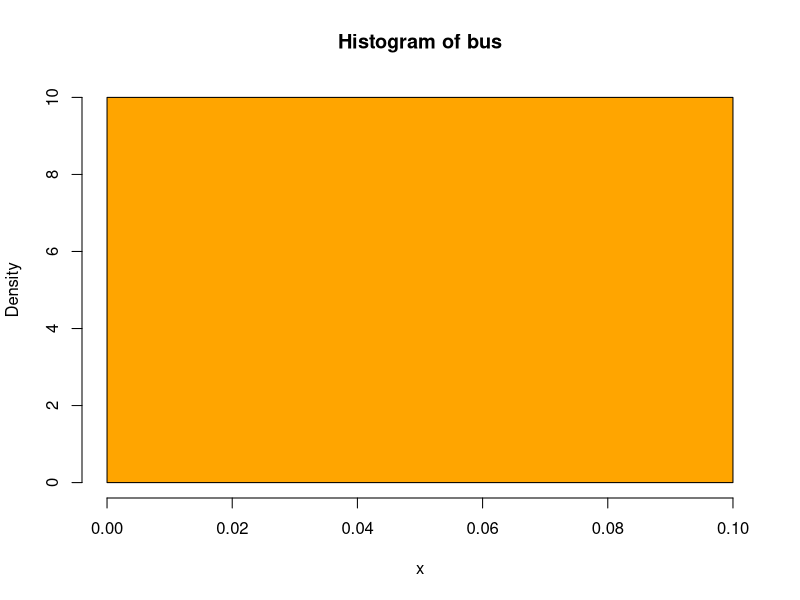
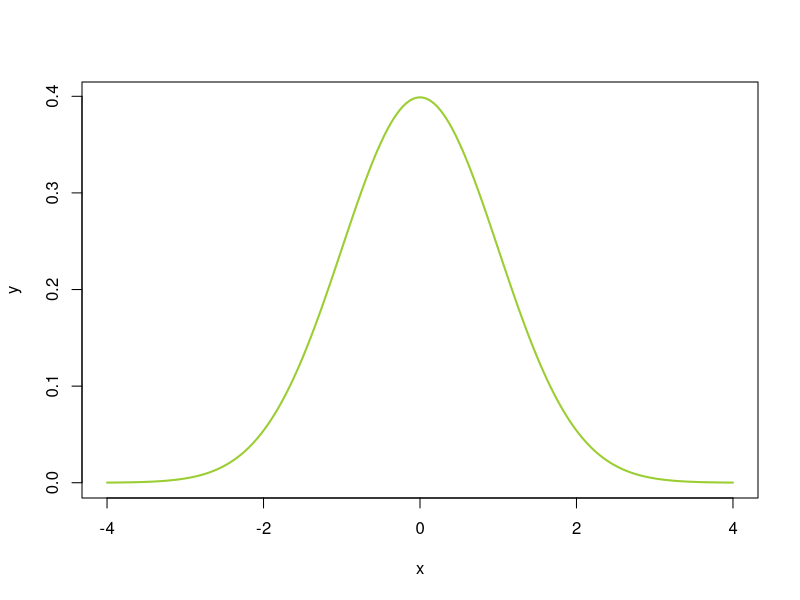
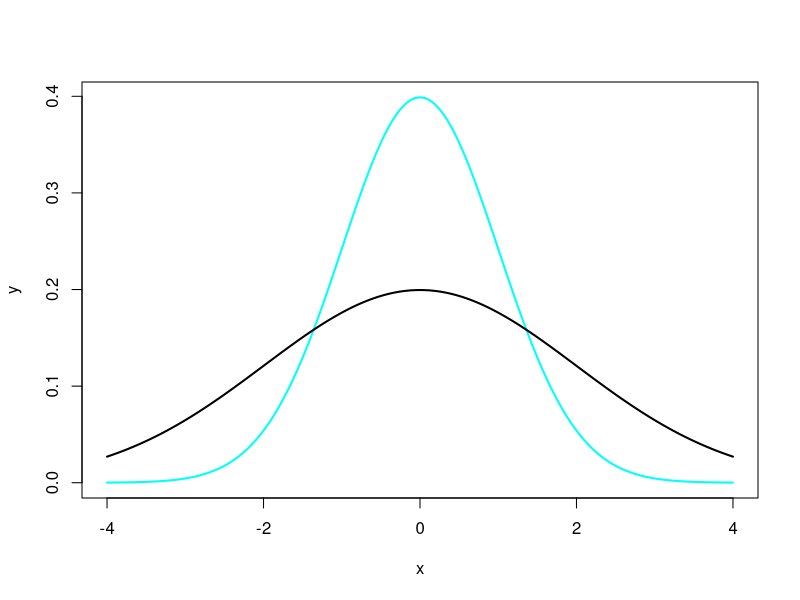
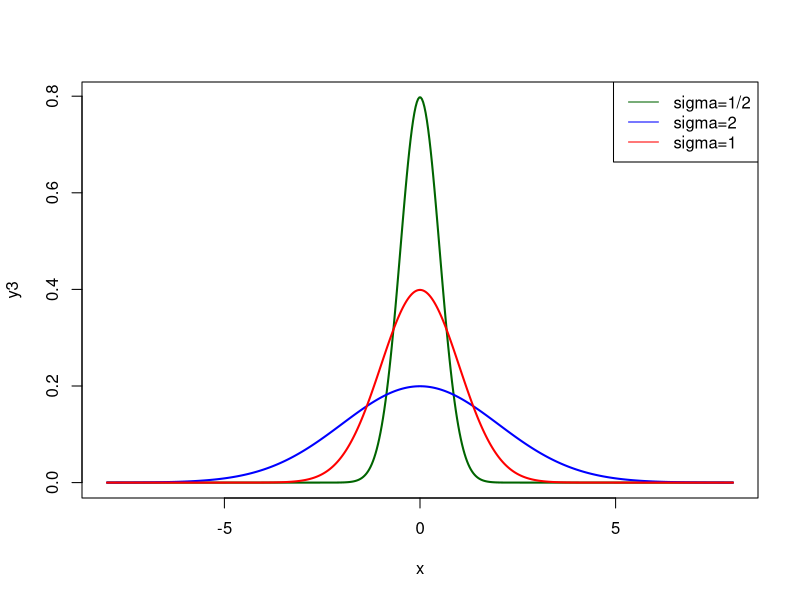
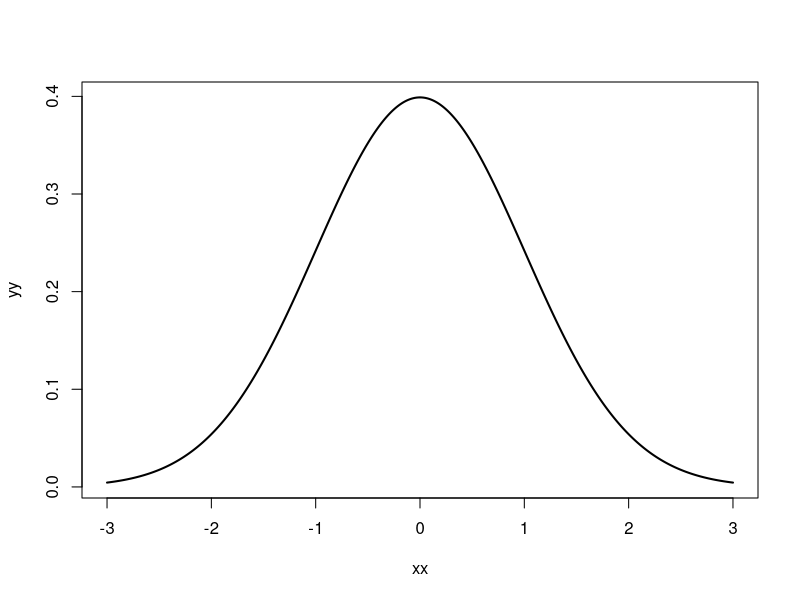
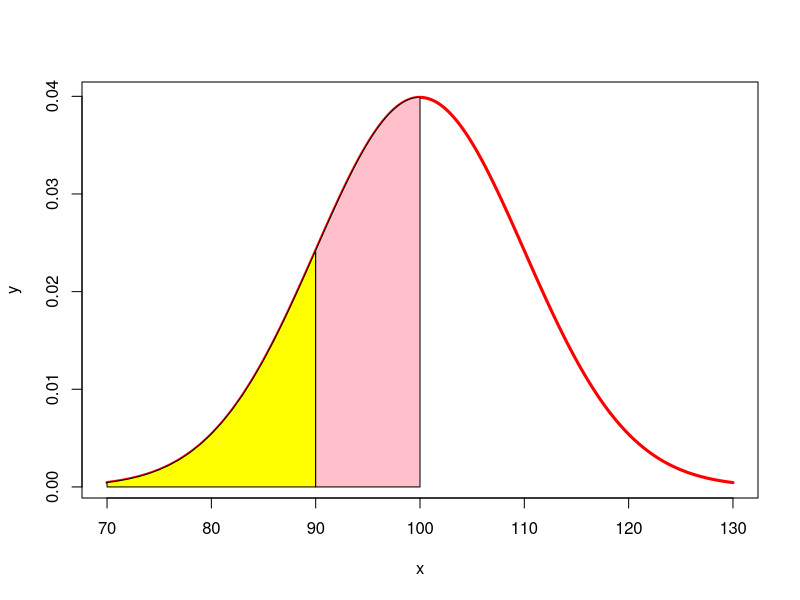
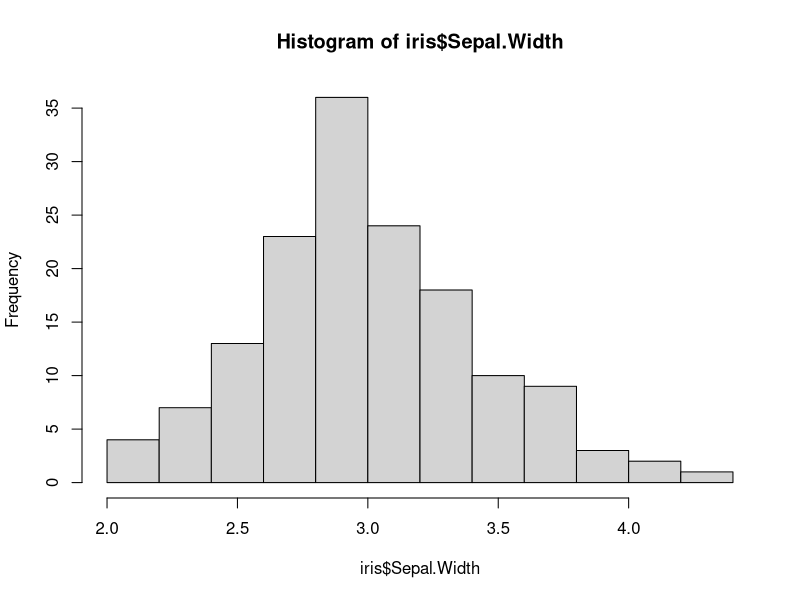
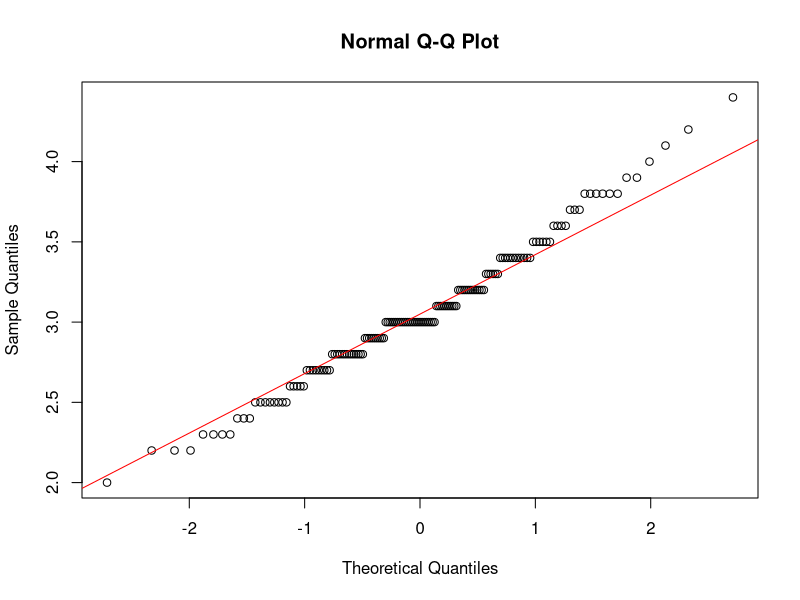

Here is the R script that generated these plots, in order:
# Lecture 10
# Uniform Distribution
# syntax: dunif(x, min=, max=)
# x = vector of values
# min and max = the upper and lower bounds of distribution

#dunif returns the density
bus <- dunif(x=0:10, min=0, max=10)
bus

hist(bus, freq =FALSE, xlab='x', col='orange')

# punif gives the (Cumulative Distribution Function)
# punif(q, min=0, max=10, lower.tail=TRUE)
# probability of waiting 5 minutes or less
punif(q=5, min=0, max=10, lower.tail=TRUE)

# between 5 and 7 minutes?
# prob of waiting 7 minutes or less MINUS prob of waiting 5 mintes
punif(q=7, min=0, max=10, lower.tail=TRUE) - 
  punif(q=5, min=0, max=10, lower.tail=TRUE)

#prob of waiting time, X, is more than 6 minutes
punif(q=6, min=0, max=10, lower.tail=FALSE)


#-------------------------------------------------------------------------------------------------------
# Demo 2: Normal Distribution
# plotting the standard normal distribution
x <- seq(-4,4, length=200)
y <- 1/sqrt(2*pi)*exp(-x^2/2)
z <- plot(x,y,type='l', lwd=2,col='yellowgreen') #letter l

# in plot(), type l =lines, lwd = line width

# plotting SND using dnorm
# syntax: dnorm(x, mean, sd)
x <- seq(-4,4, length=200)
y <- dnorm(x, mean=0, sd=1)
z <- plot(x,y, type='l',lwd=2, col='cyan')

# The standard deviation-a measures of spread
y2 <- dnorm(x, mean=0, sd=2)
lines(x,y2, type='l', lwd=2, col = 'black')

# lines() is sued to add lines to an existing plot
x <- seq(-8,8, length=500)
y3 <- dnorm(x,mean=0, sd=0.5)
plot(x,y3, type='l', lwd=2, col='darkgreen')

y2 <- dnorm(x,mean=0, sd=2)
lines(x,y2, type='l', lwd=2, col='blue')

y1 <- dnorm(x,mean=0, sd=1)
lines(x,y1, type='l', lwd=2, col='red')

legend('topright', c('sigma=1/2', "sigma=2","sigma=1"),
       lty=c(1,1,1), col=c('darkgreen', 'blue', 'red'))


#standard normal distribution again.
xx <-  seq(-3,3, length=400)
yy <- dnorm(xx, mean=0, sd=1)
zz <- plot(xx,yy, type='l', lwd=2, col='black')


# Find the area under the standard normal curve below the mean
# use pnorm which returns P(X <= q)
# syntax: pnorm(q, mean, sd)
pnorm(0,mean=0, sd=1)

# Find the area between x=-1 and x=1
pnorm(1, mean=0, sd=1)-pnorm(-1, mean=0, sd=1)

# find the area between x=-3 and x=3
pnorm(3, mean=0, sd=1)-pnorm(-3, mean=0, sd=1)

# finding probabilities for the normal distribution in gernal
x <-  seq(70, 130, length=200)
y <- dnorm(x, mean=100, sd=10)
plot(x,y, type='l', lwd=3, col='red')

x <- seq(70,90)
y <- dnorm(x, mean=100, sd=10)
polygon(c(70,x,90), c(0,y,0), col='yellow')

#the polygon is closed by joining the last point to the first point
# ploygon() function plots a polygon between specified points in an existing plot

# Find the AREA of the yellow area
# syntax: pnorm(1, mean, sd)
pnorm(90, mean=100, sd=10)

x <- seq(90,100, length=200)
y <- dnorm(x,mean=100, sd=10)
polygon(c(90,x,100), c(0,y,0), col='pink')

pnorm(100, mean=100, sd=10) - pnorm(90, mean=100, sd=10)

# The pink area=0.3413447. The yellow area=0.1586553
# pink arae + yellow area = 0.5 (HALF AREA)

#-------------------------------------------------------------------------------------------------------
# Demo 4
# iris dataset
data('iris')
hist(iris$Sepal.Width)    #looks approximately normal
qqnorm(iris$Sepal.Width)   #Create a QQ plot
qqline(iris$Sepal.Width, col='red')

#-------------------------------------------------------------------------------------------------------
#Demo 5
# Generate 1000 random variates of a normal distribution
# with mean 0 and standard deviation 1
# syntax: rnom(n,mean=0, sd=1)

rvariates <- rnorm(n=1000, mean=0, sd=1)
hist(rvariates)
qqnorm(rvariates)
qqline(rvariates, col='red')

#-------------------------------------------------------------------------------------------------------
# Demo 6
# Supose the mean checkout time of Store casheir is 3 minutes
# Find the probability of a customer checkout being copleted by the cashier
# in less than two minutes

# pexp(q, rate=, lower.tail=TRUE, log.p=FALSE)
# lower.tail is the default. Probs less than x
# lower.tail=F. Probs greater than x
 pexp(2, rate=1/3, lower.tail=TRUE)

# Suppose the mean number of minutes between eruptions for a certain geyser is 40 minutes.
# What is the probability that we’ll have to wait less than 50 minutes for an eruption?
pexp(50, rate=1/40)

#-------------------------------------------------------------------------------------------------------












